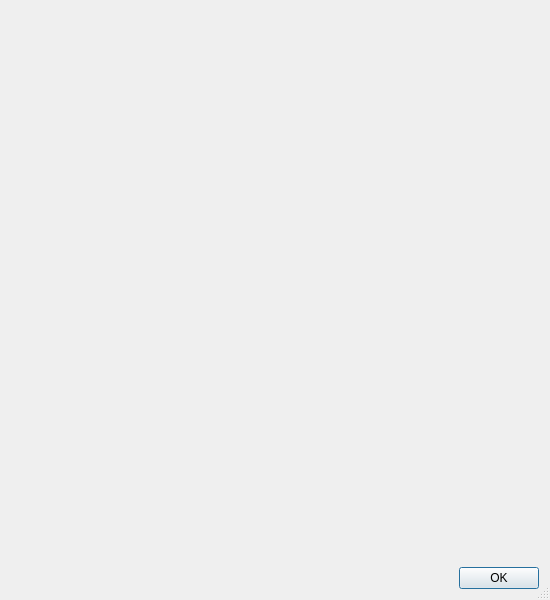
<?xml version="1.0" encoding="UTF-8"?>
<ui version="4.0">
 <class>VersionsDialog</class>
 <widget class="QDialog" name="VersionsDialog">
  <property name="geometry">
   <rect>
    <x>0</x>
    <y>0</y>
    <width>550</width>
    <height>600</height>
   </rect>
  </property>
  <property name="sizeGripEnabled">
   <bool>true</bool>
  </property>
  <layout class="QGridLayout" name="gridLayout">
   <item row="0" column="0">
    <widget class="QLabel" name="iconLabel">
     <property name="text">
      <string/>
     </property>
     <property name="alignment">
      <set>Qt::AlignLeading|Qt::AlignLeft|Qt::AlignTop</set>
     </property>
    </widget>
   </item>
   <item row="0" column="1">
    <widget class="QLabel" name="textLabel">
     <property name="sizePolicy">
      <sizepolicy hsizetype="Expanding" vsizetype="Preferred">
       <horstretch>0</horstretch>
       <verstretch>0</verstretch>
      </sizepolicy>
     </property>
     <property name="text">
      <string/>
     </property>
     <property name="alignment">
      <set>Qt::AlignLeading|Qt::AlignLeft|Qt::AlignTop</set>
     </property>
     <property name="wordWrap">
      <bool>true</bool>
     </property>
    </widget>
   </item>
   <item row="1" column="0" colspan="2">
    <widget class="QDialogButtonBox" name="buttonBox">
     <property name="orientation">
      <enum>Qt::Horizontal</enum>
     </property>
     <property name="standardButtons">
      <set>QDialogButtonBox::Ok</set>
     </property>
    </widget>
   </item>
  </layout>
 </widget>
 <resources/>
 <connections>
  <connection>
   <sender>buttonBox</sender>
   <signal>accepted()</signal>
   <receiver>VersionsDialog</receiver>
   <slot>accept()</slot>
   <hints>
    <hint type="sourcelabel">
     <x>248</x>
     <y>254</y>
    </hint>
    <hint type="destinationlabel">
     <x>157</x>
     <y>274</y>
    </hint>
   </hints>
  </connection>
  <connection>
   <sender>buttonBox</sender>
   <signal>rejected()</signal>
   <receiver>VersionsDialog</receiver>
   <slot>reject()</slot>
   <hints>
    <hint type="sourcelabel">
     <x>316</x>
     <y>260</y>
    </hint>
    <hint type="destinationlabel">
     <x>286</x>
     <y>274</y>
    </hint>
   </hints>
  </connection>
 </connections>
</ui>
